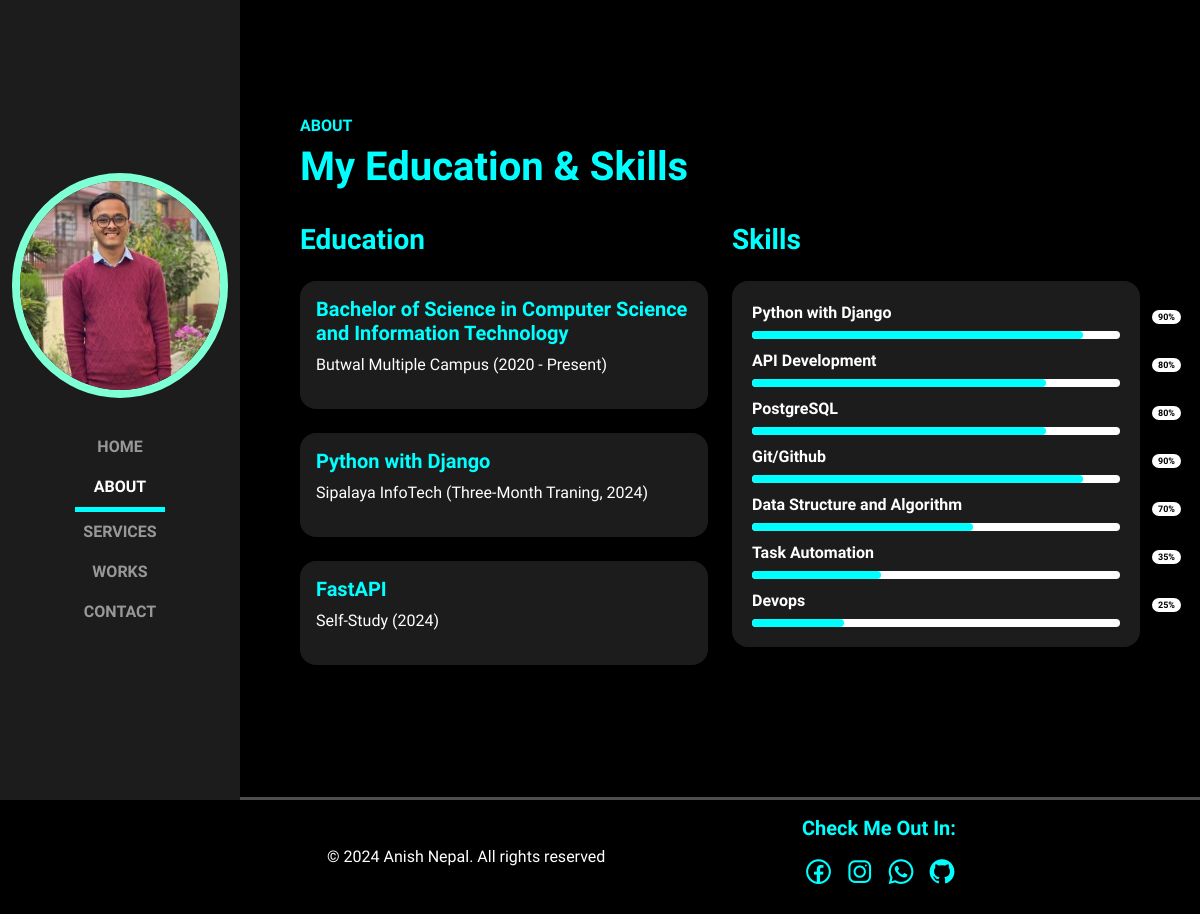
The page /about/ on the database its author committed.
### myapp/models.py (models this page shows, shortened)
class Education(models.Model):
    subject=models.CharField(max_length=255)
    college_institute_year=models.CharField(max_length=200)

### myapp/views.py (the view)
# urls.py: path("about/", about, name="about"),
def about(request):
    data = Education.objects.all()
    return render(request, "myhtml/about.html", {"date": date, "data": data})

### myapp/templates/myhtml/about.html
{% extends "base.html" %} {% load static %} {% block content %}
<section class="px-lg-5 full-width">
  <div class="container">
    <div class="row pb-4" data-aos="fade-up">
      <div class="col-lg-8">
        <h6>ABOUT</h6>
        <h1>My Education & Skills</h1>
      </div>
    </div>
    <div class="row">
      <div class="col-lg-6">
        <h3 class="mb-4" data-aos="fade-up" data-aos-delay="300">Education</h3>
        <div class="row gy-4 mb-3">
          {% for i in data %}
          <div class="col-12">
            <div class="card-custom p-3 rounded-4 shadow-effect">
              <h5>{{i.subject}}</h5>
              <p>{{i.college_institute_year}}</p>
            </div>
          </div>
          {% endfor %}
        </div>
      </div>
      <div class="col-lg-6">
        <h3 class="mb-4" data-aos="fade-up" data-aos-delay="300">Skills</h3>
        <div class="skill rounded-4 shadow-effect" data-aos="fade-up">
          <div class="skill-box">
            <span class="skill-title">Python with Django</span>
            <div class="skill-bar">
              <span class="skill-per python">
                <span class="tool">90%</span>
              </span>
            </div>
          </div>
          <div class="skill-box">
            <span class="skill-title">API Development</span>
            <div class="skill-bar">
              <span class="skill-per rest">
                <span class="tool">80%</span>
              </span>
            </div>
          </div>
          <div class="skill-box">
            <span class="skill-title">PostgreSQL</span>
            <div class="skill-bar">
              <span class="skill-per rest">
                <span class="tool">80%</span>
              </span>
            </div>
          </div>
          <div class="skill-box">
            <span class="skill-title">Git/Github</span>
            <div class="skill-bar">
              <span class="skill-per git">
                <span class="tool">90%</span>
              </span>
            </div>
          </div>
          <div class="skill-box">
            <span class="skill-title">Data Structure and Algorithm</span>
            <div class="skill-bar">
              <span class="skill-per data">
                <span class="tool">70%</span>
              </span>
            </div>
          </div>
          <div class="skill-box">
            <span class="skill-title">Task Automation</span>
            <div class="skill-bar">
              <span class="skill-per task">
                <span class="tool">35%</span>
              </span>
            </div>
          </div>
          <div class="skill-box">
            <span class="skill-title">Devops</span>
            <div class="skill-bar">
              <span class="skill-per devops">
                <span class="tool">25%</span>
              </span>
            </div>
          </div>
        </div>
      </div>
    </div>
  </div>
</section>
{% endblock content %}

### myapp/static/css/style.css (style rules this page uses)
:root { --sidebar-width: 240px; --font-base: "Bai Jamjuree"; }
body { background-color: black; color: white; font-family: var(--font-base), sans-serif; }
h1, h2, h3, h4, h5, h6 { color: aqua; font-weight: 700; }
.full-width { min-height: 100vh; height: 100%; display: flex; flex-direction: column; justify-content: center; padding-top: 80px; padding-bottom: 80px; border-bottom: 3px solid rgb(255, 255, 255, 0.3); }
.shadow-effect { transition: all 0.4s; }
.card-custom { background-color: #1c1c1c; }
.skill { background-color: #1c1c1c; padding: 10px 20px; }
.skill .skill-box { margin: 10px 0; }
.skill-box .skill-title { display: block; font-weight: 800; color: white; }
.skill-box .skill-bar { height: 8px; width: 100%; border-radius: 6px; margin-top: 6px; background: rgb(255, 255, 255); }
.skill-bar .skill-per { position: relative; display: block; height: 100%; width: 90%; border-radius: 6px; background: aqua; animation: progress 0.4s ease-in-out forwards; opacity: 0; }
.skill-per.python { animation-delay: 0.9s; width: 90%; }
.skill-per.rest { animation-delay: 0.9s; width: 80%; }
.skill-per.git { animation-delay: 0.9s; width: 90%; }
.skill-per.data { animation-delay: 0.9s; width: 60%; }
.skill-per.task { animation-delay: 0.9s; width: 35%; }
.skill-per.devops { animation-delay: 0.9s; width: 25%; }
.skill-per .tool { position: relative; right: -400px; top: -28px; font-size: 9px; padding: 2px 6px; border-radius: 20px; background-color: white; color: black; font-weight: 700; }
.tool { font-size: 10px; }

### rows shown on the page
Education: subject "Bachelor of Science in Computer Science and Information Technology", college_institute_year "Butwal Multiple Campus (2020 - Present)"
Education: subject "Python with Django", college_institute_year "Sipalaya InfoTech (Three-Month Traning, 2024)"
Education: subject "FastAPI", college_institute_year "Self-Study (2024)"

### other values the page prints
{{ date }} "2024"
